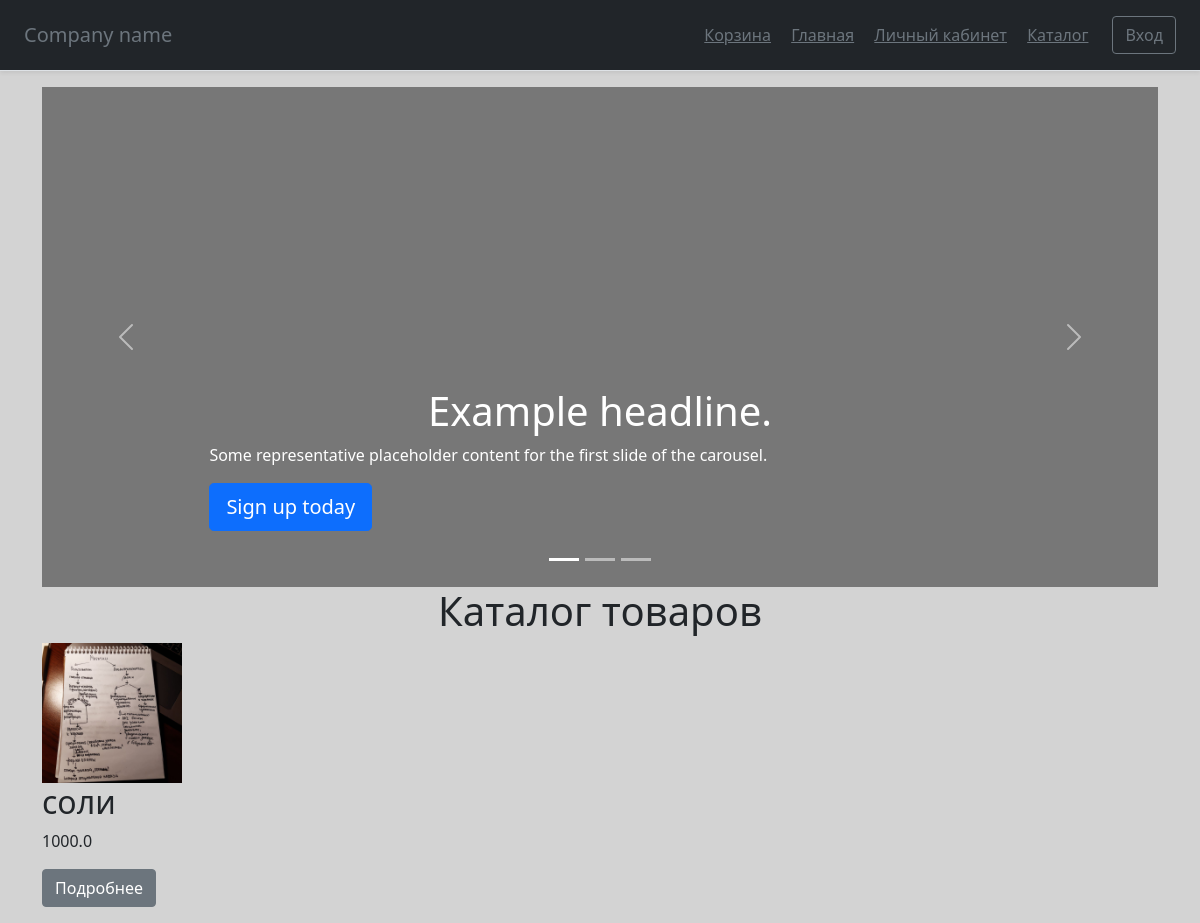
The app's page /catalog, older data.
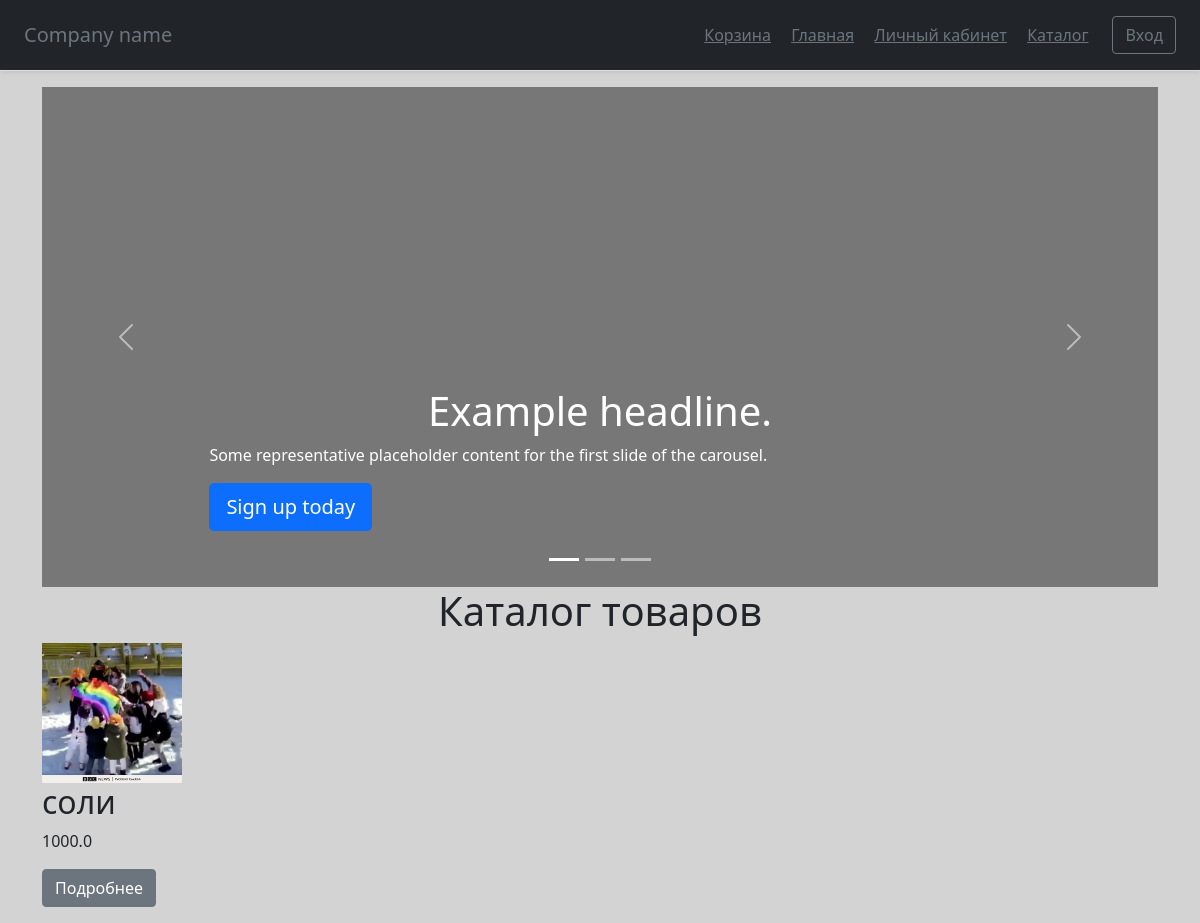
The same page, newer data.
### main.py (models this page shows)
class Items(db.Model):
    id = db.Column(db.Integer, primary_key=True, autoincrement=True)
    name = db.Column(db.String(100), nullable=True)
    description = db.Column(db.Text, nullable=True)
    photo_url = db.Column(db.Text, nullable=True)
    count = db.Column(db.Integer, nullable=True)
    price = db.Column(db.Float, nullable=True)

### main.py (the view)
    @app.route('/catalog')
    def catalog():
        items = Items.query.all()
        return render_template('catalog.html', title='Каталог', css_file='catalog.css', class_main='container',
                               items=items)

### templates/catalog.html (shortened to what this page needs)
{% extends "base.html" %}
{% block content %}
<div id="myCarousel" class="carousel slide" data-bs-ride="carousel">
    <div class="carousel-indicators">
      <button type="button" data-bs-target="#myCarousel" data-bs-slide-to="0" class="active" aria-current="true" aria-label="Slide 1"></button>
      <button type="button" data-bs-target="#myCarousel" data-bs-slide-to="1" aria-label="Slide 2"></button>
      <button type="button" data-bs-target="#myCarousel" data-bs-slide-to="2" aria-label="Slide 3"></button>
    </div>
    <div class="carousel-inner">
      <div class="carousel-item active">
        <svg class="bd-placeholder-img" width="100%" height="100%" xmlns="http://www.w3.org/2000/svg" aria-hidden="true" preserveAspectRatio="xMidYMid slice" focusable="false"><rect width="100%" height="100%" fill="#777"/></svg>
        <div class="container">
          <div class="carousel-caption text-start">
            <h1>Example headline.</h1>
            <p>Some representative placeholder content for the first slide of the carousel.</p>
            <p><a class="btn btn-lg btn-primary" href="#">Sign up today</a></p>
          </div>
        </div>
      </div>
    </div>
    <button class="carousel-control-prev" type="button" data-bs-target="#myCarousel" data-bs-slide="prev">
      <span class="carousel-control-prev-icon" aria-hidden="true"></span>
    </button>
    <button class="carousel-control-next" type="button" data-bs-target="#myCarousel" data-bs-slide="next">
      <span class="carousel-control-next-icon" aria-hidden="true"></span>
    </button>
  </div>
<h1>Каталог товаров</h1>
<div class="row">
{% for item in items %}
  <div class="col-lg-4">
    <img class="bd-placeholder-img-c" src="{{ item.photo_url }}" width="140" height="140" aria-label="Placeholder: 140x140">
    <h2>{{ item.name }}</h2>
    <p>{{ item.price }}</p>
    <p><a class="btn btn-secondary" href="item/{{ item.id }}">Подробнее</a></p>
  </div>
{% endfor %}
</div>
{% endblock %}

Row changes from the older to the newer data that the page shows:
changed Items "соли": photo_url: a different picture
